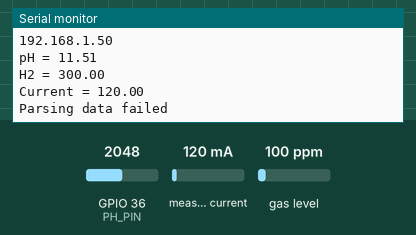
A sketch run on a simulated ESP32. Shown: the last lines printed to the serial monitor. The inputs (shaded band) are chosen by the test bench; at power-on: measured current 120 mA, gas level 100 ppm, GPIO 36 (PH_PIN) = 2048. WiFi joins after 1.5 s; servers stay silent unless stated; uploads are accepted with an empty reply.

Above: at 6.0 s.
6.1 s: measured current set to 40 mA
7.6 s: gas level set to 20 ppm
9.1 s: GPIO 36 (PH_PIN) set to 2866
At 10.26 s:
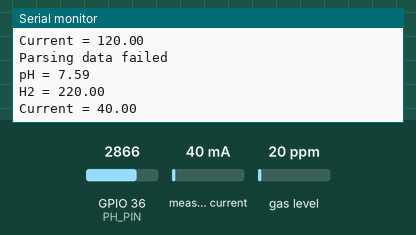
10.6 s: measured current set to 500 mA
At 11.2 s:
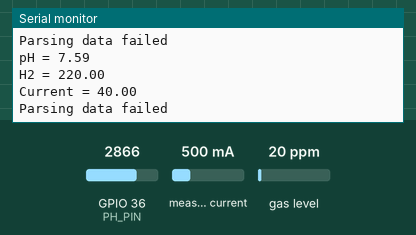
12.1 s: gas level set to 250 ppm
13.6 s: GPIO 36 (PH_PIN) set to 3603
At 15.9 s:
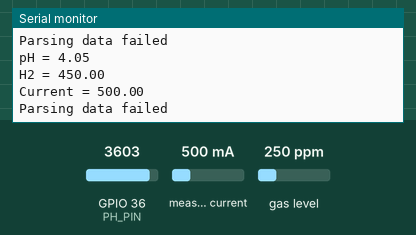

Measured:
- after the input at 9.1 s, the serial monitor: prints a new line after 1.0 s (image 1)
- after the input at 13.6 s, the serial monitor: prints a new line after 1.5 s (image 3)

The sketch:

Electrolysis_Sens.ino
```cpp
#include "Essential.h"
#include "Network.h"

void setup() {
  //Serial Initialization ==========================
  Serial.begin(115200);

  //All I/O & Network Initialization ===============
  sensorInit();
  networkInit();
}

void loop() {
  //5s routine =====================================
  presentTick = millis();
  if(presentTick - prevTick >= interval){
    readSensor();
    DB_stream();
    prevTick = presentTick;
  }
}
```

Current.h
```cpp
#ifndef Current.h
#define Current.h

#include <Wire.h>
#include <INA226_WE.h>

INA226_WE AMP = INA226_WE(INA226_ADDR);

void Current_init(){
  Wire.begin();
  bool stat = AMP.init();
  if(!stat){
    Serial.println("INA226 error");
  }
  delay(100);

  AMP.waitUntilConversionCompleted();
}

float INA226_read(bool debug){
  amp = AMP.getCurrent_mA();
  if (debug == true){
    Serial.print("Current = ");
    Serial.println(amp);
  }
}

//void Current_init(){
//  bool stat = AMP.begin();
//  if(!stat){
//    Serial.println("INA226 Error");
//  }
//  delay(100);
//
//  AMP.configure(INA226_AVERAGES_1, INA226_BUS_CONV_TIME_1100US, INA226_SHUNT_CONV_TIME_1100US, INA226_MODE_SHUNT_BUS_CONT);
//  AMP.calibrate(0.100, 4);
//}
//
//float INA226_read(bool debug){
//  amp = AMP.readShuntCurrent();
//  if (debug == true){
//    Serial.print("Current = ");
//    Serial.println(amp, 5);
//  }
//}

#endif
```

Essential.h
```cpp
#ifndef Essential.h
#define Essential.h

// ======== IO PIN & Comm. Address =============

// pH Sensor ===================================
#define PH_PIN 36

// MQ8 Hydrogen (H2) Sensor ====================
#define MQ8_PIN 39

// INA226 Current Sensor =======================
#define INA226_ADDR 0x40

long presentTick, prevTick, interval = 5000;
float ph, h2;
double amp;
uint8_t wifiTick;

#include "MQ8.h"
#include "pHSensor.h"
#include "Network.h"
#include "Current.h"

void sensorInit(){
  MQ8_init();
  Current_init();
}

void readSensor(){
  pH_read(true);
  MQ8_readH2(true);
  INA226_read(true);

}

#endif
```

MQ8.h
```cpp
#ifndef MQ8.h
#define MQ8.h

#include "Essential.h"

#include <MQUnifiedsensor.h>

#define ABREF             (12)
#define AVREF             (3.3)

#define RATIO_H2          (70)

MQUnifiedsensor H2 ("ESP-32", AVREF, ABREF, MQ8_PIN, "MQ-8");

void MQ8_init(){
  //H2 Initialization ========================
  Serial.println("Initialize MQxx sensor");
  H2.setRegressionMethod(1);
  H2.setA(976.97); H2.setB(-0.688);
  delay(3000);

  H2.init();
  H2.setRL(10);
  float H2_R0 = 0;
  for (uint8_t i = 1; i <= 10; i++){
    H2.update();
    H2_R0 += H2.calibrate(RATIO_H2);
    delay(20);
  }
  H2.setR0(H2_R0 / 10.0);
}

void MQ8_readH2(bool debug){
  H2.update();
  h2 = H2.readSensor() + 200;
  if (debug == true){
    Serial.print("H2 = ");
    Serial.println(h2);
  }
}

//#define         RL_VALUE                     (10)
//#define         RO_CLEAN_AIR_FACTOR          (9.21)
//
//#define         CALIBRATION_SAMPLE_TIMES     (50)
//#define         CALIBRATION_SAMPLE_INTERVAL  (500)
//
//#define         READ_SAMPLE_INTERVAL         (50)
//#define         READ_SAMPLE_TIMES            (5)
//
//#define         GAS_H2                      (0)
//
//float           H2Curve[3]  =  {2.3, 0.93,-1.44};
//float           Ro           =  10;
//
//float MQResistanceCalculation(int raw_adc) {
//  return ( ((float)RL_VALUE*(4095-raw_adc)/raw_adc));
//}
//
//float MQCalibration(int mq_pin) {
//  int i;
//  float val=0;
//
//  for (i=0;i<CALIBRATION_SAMPLE_TIMES ;i++) {            //take multiple samples
//    val += MQResistanceCalculation(analogRead(mq_pin));
//    delay(CALIBRATION_SAMPLE_INTERVAL);
//  }
//  val = val/CALIBRATION_SAMPLE_TIMES ;                   //calculate the average value
//
//  val = val/RO_CLEAN_AIR_FACTOR;                        //divided by RO_CLEAN_AIR_FACTOR yields the Ro
//                                                        //according to the chart in the datasheet
//
//  return val;
//}
//
//float MQRead(int mq_pin) {
//  int i;
//  float rs=0;
//
//  for (i=0;i<READ_SAMPLE_TIMES;i++) {
//    rs += MQResistanceCalculation(analogRead(mq_pin));
//    delay(READ_SAMPLE_INTERVAL);
//  }
//
//  rs = rs/READ_SAMPLE_TIMES;
//
//  return rs;
//}
//
//uint8_t MQGetPercentage(float rs_ro_ratio, float *pcurve) {
//  return (pow(10,( ((log(rs_ro_ratio)-pcurve[1])/pcurve[2]) + pcurve[0])));
//}
//
//uint8_t MQGetGasPercentage(float rs_ro_ratio, int gas_id) {
//  if ( gas_id == GAS_H2) {
//     return MQGetPercentage(rs_ro_ratio,H2Curve);
//  }
//  return 0;
//}
//
//void MQ8_init(){
//  Ro = MQCalibration(MQ8_PIN);                        //Calibrating the sensor. Please make sure the sensor is in clean air
//                                                     //when you perform the calibration
//  Serial.print("Calibration is done...\n");
//  Serial.print("Ro=");
//  Serial.print(Ro);
//  Serial.print("kohm");
//  Serial.print("\n");
//}
//
//void MQ8_readH2(bool debug){
//  h2 = MQGetGasPercentage(MQRead(MQ8_PIN)/Ro,GAS_H2);
//  if (debug == true){
//    Serial.print("H2 = ");
//    Serial.println(h2);
//  }
//}


#endif
```

Network.h
```cpp
#ifndef Network.h
#define Network.h

#include <WiFi.h>
#include <WiFiMulti.h>
#include "Essential.h"
#include <HTTPClient.h>

WiFiMulti wifiMulti;
HTTPClient http;

String payload;
String host = "skripsi.apibrawijaya.com";

uint8_t networkInit() {
  WiFi.begin("iPhone", "asampeke");
  while (WiFi.status() != WL_CONNECTED) {
    delay(500);
    Serial.print(".");
    if (++wifiTick >= 10)
      break;
  }

  Serial.println("");
  Serial.println("WiFi connected");
  Serial.println("IP address: ");
  Serial.println(WiFi.localIP());
  return 1;
}

void DB_stream() {
  if ((WiFi.status() == WL_CONNECTED)) {
      http.begin("http://skripsi.apibrawijaya.com/get.php?h2=" +  String(h2) + "&ph=" + String(ph) + "&arus=" + String(amp));
      if (http.GET() && HTTP_CODE_OK) {
        if (http.getString() == "1") {
          Serial.println("Parsing data successful");
        } else {
          Serial.println("Parsing data failed");
        }
      }

  }
  else
    Serial.println("Network error");
}

#endif
```

pHSensor.h
```cpp
#ifndef pHSensor.h
#define pHSensor.h

#include "Essential.h"

#define PH_CALIBRATE 21.34
unsigned long int avgVal;
int buff[10], temp;

void pH_read(bool debug){
  for (int i = 0; i < 10; i++){
    buff[i] = analogRead(PH_PIN);
    delay(10);
  }
  for (int i = 0; i < 9; i++){
    for (int j = i + 1; j < 10; j++){
      if (buff[i] > buff[j]){
        temp = buff[i];
        buff[i] = buff[j];
        buff[j] = temp;
      }
    }
  }
  avgVal = 0;
  for (uint8_t i = 2; i < 8; i++){
    avgVal += buff[i];
  }
  ph = (float) avgVal/6*3.4469/4095;
  ph = -5.70 * ph + PH_CALIBRATE;
  if (debug == true){
    Serial.print("pH = ");
    Serial.println(ph);
  }
}

#endif
```
